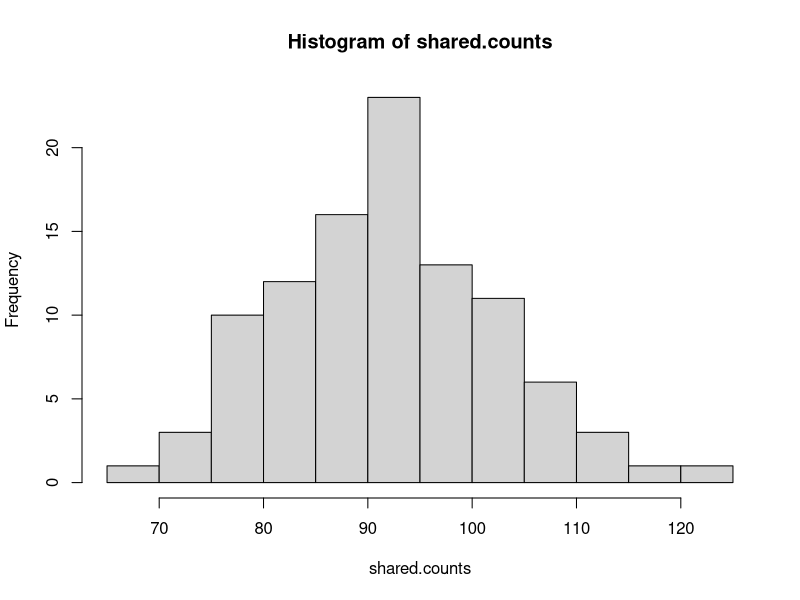

R code for this plot:
# simulate random deletion of genes in the yeast genome
# and identify shared gene ordering

# variables
iterations       <- 100
n.chr            <- 8
n.anc.genes      <- 4943
n.postdupl.genes <- 5500
filename         <- "outfile.txt"

# make header line
cat("n.shared\tshared.gene.pairs\tsim1.duplicates\tsim2.duplicates\tsim1.gen1.pairs\tsim1.gen2.pairs\tsim2.gen1.pairs\tsim2.gen2.pairs\n", file="outfile.txt", append=T)

# make genome and duplicate
genome <- seq(1, n.anc.genes - n.chr)
genome <- c(genome, genome)

# run iterations
shared.counts <- vector()
for( x in 1:iterations ){

	# generate simulated dataset 1
	# randomly remove genes until n.postdupl.genes remain
	sim1 <- genome
	sim1[sample(1:length(genome), length(genome)-n.postdupl.genes)] <- NA
	
	# break into chromosomes
	sim1.gen1 <- sim1[1:n.anc.genes]
	sim1.gen2 <- sim1[(n.anc.genes+1):(2*n.anc.genes)]
	
	# identify duplicate genes
	sim1.duplicates <- na.omit(intersect(sim1.gen1, sim1.gen2))
	
	# simplify by removing NA states
	sim1.gen1 <- sim1.gen1[!is.na(sim1.gen1)]
	sim1.gen2 <- sim1.gen2[!is.na(sim1.gen2)]
	
	# make lists of adjacent gene pairs
	sim1.gen1.pairs <- vector()
	sim1.gen2.pairs <- vector()
	for( i in 1:(length(sim1.gen1)-1) ){
		sim1.gen1.pairs <- c(sim1.gen1.pairs, paste0(sim1.gen1[i], "_", sim1.gen1[i+1]) )
	}
	for( i in 1:(length(sim1.gen2)-1) ){
		sim1.gen2.pairs <- c(sim1.gen2.pairs, paste0(sim1.gen2[i], "_", sim1.gen2[i+1]) )
	}
	sim1.pairs <- c(sim1.gen1.pairs, sim1.gen2.pairs)
	
	# remove any pair containing a duplicate gene
	list <- strsplit(sim1.pairs, "_")
	df <- data.frame(matrix(unlist(list), nrow=length(list), byrow=T), stringsAsFactors=F)
	sim1.pairs[(which( df[,1] %in% sim1.duplicates ))] <- NA
	sim1.pairs[(which( df[,2] %in% sim1.duplicates ))] <- NA
	
	# remove new NA states
	sim1.pairs <- sim1.pairs[!is.na(sim1.pairs)]
	
	
	# generate simulated dataset 2
	# randomly remove genes until n.postdupl.genes remain
	sim2 <- genome
	sim2[sample(1:length(genome), length(genome)-n.postdupl.genes)] <- NA
	
	# break into chromosomes
	sim2.gen1 <- sim2[1:n.anc.genes]
	sim2.gen2 <- sim2[(n.anc.genes+1):(2*n.anc.genes)]
	
	# identify duplicate genes
	sim2.duplicates <- na.omit(intersect(sim2.gen1, sim2.gen2))
	
	# simplify by removing NA states
	sim2.gen1 <- sim2.gen1[!is.na(sim2.gen1)]
	sim2.gen2 <- sim2.gen2[!is.na(sim2.gen2)]
	
	# make lists of adjacent gene pairs
	sim2.gen1.pairs <- vector()
	sim2.gen2.pairs <- vector()
	for( i in 1:(length(sim2.gen1)-1) ){
		sim2.gen1.pairs <- c(sim2.gen1.pairs, paste0(sim2.gen1[i], "_", sim2.gen1[i+1]) )
	}
	for( i in 1:(length(sim2.gen2)-1) ){
		sim2.gen2.pairs <- c(sim2.gen2.pairs, paste0(sim2.gen2[i], "_", sim2.gen2[i+1]) )
	}
	sim2.pairs <- c(sim2.gen1.pairs, sim2.gen2.pairs)
	
	# remove any pair containing a duplicate gene
	list <- strsplit(sim2.pairs, "_")
	df <- data.frame(matrix(unlist(list), nrow=length(list), byrow=T), stringsAsFactors=F)
	sim2.pairs[(which( df[,1] %in% sim2.duplicates ))] <- NA
	sim2.pairs[(which( df[,2] %in% sim2.duplicates ))] <- NA
	
	# remove new NA states
	sim2.pairs <- sim2.pairs[!is.na(sim2.pairs)]
	
	
	# find shared pairs
	shared <- intersect(sim1.pairs,sim2.pairs)
	n.shared <- length(shared)
	
	# write information to file
	if( length(shared) == 0 ){
		shared <- "NA"
	}
	cat(c(n.shared, "\t", shared, "\t"), file=filename, append=T)
	cat(c(sim1.duplicates, "\t", sim2.duplicates, "\t"), file=filename, append=T)
	cat(c(sim1.gen1.pairs, "\t", sim1.gen2.pairs, "\t", sim2.gen1.pairs, "\t", sim2.gen2.pairs, "\n"), file=filename, append=T)
	shared.counts <- c(shared.counts, n.shared)

}

hist(shared.counts)
